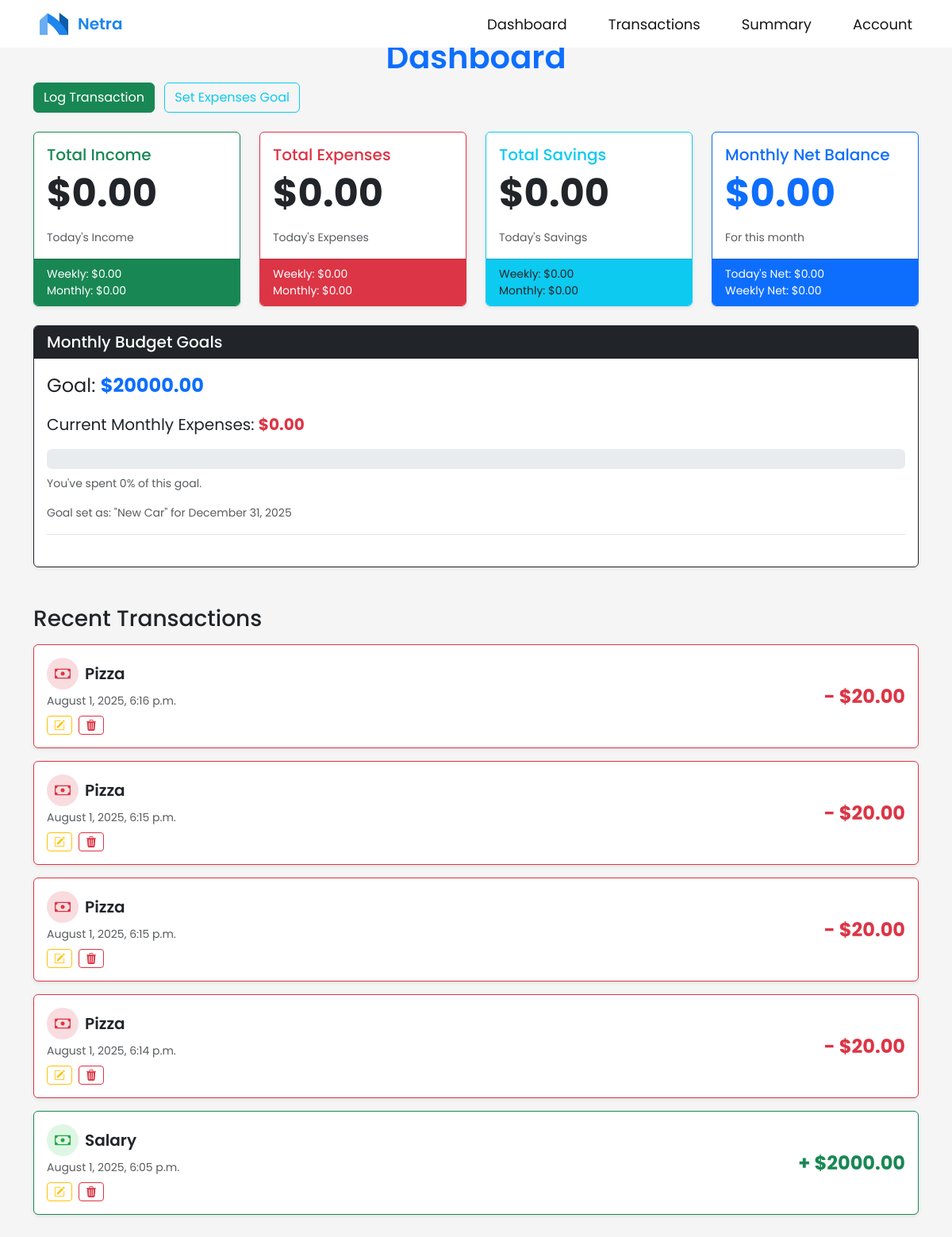
Page /app/dashboard/ (signed in) on the committed database.
### core/models.py (models this page shows, shortened)
class BudgetGoal(models.Model):
    title = models.CharField(max_length=50, null=True, blank=True)
    value = models.FloatField(null=False,  blank=False)
    created_at = models.DateTimeField(auto_now_add=True)
    date = models.DateField()
    user = models.ForeignKey(User, on_delete=models.CASCADE, null=True)

class Transaction(models.Model):
    user = models.ForeignKey(User, on_delete=models.CASCADE, null=True)
    TRANSACTION_TYPES = [
        ('income', 'Income'),
        ('expense', 'Expense'),
        ('saving', 'Saving')
    ]
    type = models.CharField(
        max_length=7,
        choices=TRANSACTION_TYPES,
        default='income'
    )
    value = models.DecimalField(
        max_digits=10,
        decimal_places=2,
        null=True,
        blank=True,
        verbose_name='value'
    )
    date = models.DateField(null=True, blank=True, auto_now_add=True)
    date_time = models.DateTimeField(null=True, blank=True, auto_now_add=True)
    title = models.CharField(null=True, blank=True, max_length=50)
    description = models.TextField(null=True, blank=True, max_length=300)

### core/views.py (the view)
# urls.py: path('app/dashboard/', views.dashboard, name='dashboard'),
@login_required
def dashboard(request):
    user = request.user
    today = timezone.localdate()
    day_start_date = today
    day_end_date = today
    week_start_date = today - datetime.timedelta(days=6)
    week_end_date = today
    month_start_date = today.replace(day=1)
    if today.month == 12:
        month_end_date = today.replace(year=today.year + 1, month=1, day=1) - datetime.timedelta(days=1)
    else:
        month_end_date = today.replace(month=today.month + 1, day=1) - datetime.timedelta(days=1)
    summary_today = get_user_financial_summary(user, start_date=day_start_date, end_date=day_end_date)
    summary_week = get_user_financial_summary(user, start_date=week_start_date, end_date=week_end_date)
    summary_month = get_user_financial_summary(user, start_date=month_start_date, end_date=month_end_date)
    goals = models.BudgetGoal.objects.filter(
        date__year=today.year,
        date__month=today.month
    ).order_by('-date')
    for goal in goals:
        if goal.value and goal.value > 0:
            total_expenses = summary_month['total_expenses']
            goal_value = goal.value
            if not isinstance(total_expenses, Decimal):
                total_expenses = Decimal(str(total_expenses))
            if not isinstance(goal_value, Decimal):
                goal_value = Decimal(str(goal_value))
            progress = (total_expenses / goal_value) * Decimal('100')
            goal.progress_to_goal = min(max(progress, Decimal('0')), Decimal('100'))
        else:
            goal.progress_to_goal = None
    context = {
        'transactions': models.Transaction.objects.filter(user=user).order_by('-date_time'),
        'summary_today': summary_today,
        'summary_week': summary_week,
        'summary_month': summary_month,
        'goals': goals,
        'month_start_date': month_start_date,
    }
    return render(request, 'app/dashboard.html', context)

### core/templates/app/dashboard.html (shortened to what this page needs)
{% load static %}
{% include "components/navbar.html" %}
{% load widget_tweaks %}
<!DOCTYPE html>
<html lang="en">
<head>
    <link
        href="https://cdn.jsdelivr.net/npm/bootstrap@5.3.2/dist/css/bootstrap.min.css"
        rel="stylesheet"
    />
    <link
        rel="stylesheet"
        href="https://cdn.jsdelivr.net/npm/bootstrap-icons@1.13.1/font/bootstrap-icons.min.css"
    />
    <link rel="stylesheet" href="{% static 'styles/fonts.css' %}"/>
    <link rel="stylesheet" href="{% static 'styles/dashboard.css' %}"/>
    <link rel="stylesheet" href="{% static 'styles/navbar.css' %}">
</head>
<body>
    <div class="container py-5">
        <h1 class="text-center fw-semibold text-primary user-select-none">Dashboard</h1>
        <div class="mb-4">
            <a href="{% url 'log_transaction' %}" class="btn btn-success">Log Transaction</a>
            <a href="{% url 'set_goal' %}" class="btn btn-outline-info ms-2">Set Expenses Goal</a>
        </div>
        <div class="row g-4 mb-5">
            <div class="col-md-6 col-lg-3">
                <div class="card h-100 border-success shadow-sm">
                    <div class="card-body">
                        <h5 class="card-title text-success">Total Income</h5>
                        <p class="card-text display-5 fw-bold">${{ summary_today.total_income|floatformat:2 }}</p>
                        <small class="text-muted">Today's Income</small>
                    </div>
                    <div class="card-footer bg-success text-white">
                        <small>Weekly: ${{ summary_week.total_income|floatformat:2 }}</small><br />
                        <small>Monthly: ${{ summary_month.total_income|floatformat:2 }}</small>
                    </div>
                </div>
            </div>
            <div class="col-md-6 col-lg-3">
                <div class="card h-100 border-danger shadow-sm">
                    <div class="card-body">
                        <h5 class="card-title text-danger">Total Expenses</h5>
                        <p class="card-text display-5 fw-bold">${{ summary_today.total_expenses|floatformat:2 }}</p>
                        <small class="text-muted">Today's Expenses</small>
                    </div>
                    <div class="card-footer bg-danger text-white">
                        <small>Weekly: ${{ summary_week.total_expenses|floatformat:2 }}</small><br />
                        <small>Monthly: ${{ summary_month.total_expenses|floatformat:2 }}</small>
                    </div>
                </div>
            </div>
            <div class="col-md-6 col-lg-3">
                <div class="card h-100 border-info shadow-sm">
                    <div class="card-body">
                        <h5 class="card-title text-info">Total Savings</h5>
                        <p class="card-text display-5 fw-bold">${{ summary_today.total_savings|floatformat:2 }}</p>
                        <small class="text-muted">Today's Savings</small>
                    </div>
                    <div class="card-footer bg-info text-dark">
                        <small>Weekly: ${{ summary_week.total_savings|floatformat:2 }}</small><br />
                        <small>Monthly: ${{ summary_month.total_savings|floatformat:2 }}</small>
                    </div>
                </div>
            </div>
            <div class="col-md-6 col-lg-3">
                <div
                    class="card h-100 {% if summary_month.net_balance >= 0 %}border-primary{% else %}border-warning{% endif %} shadow-sm"
                >
                    <div class="card-body">
                        <h5 class="card-title text-primary">Monthly Net Balance</h5>
                        <p
                            class="card-text display-5 fw-bold
                            {% if summary_month.net_balance >= 0 %}text-primary{% else %}text-warning{% endif %}"
                        >
                            ${{ summary_month.net_balance|floatformat:2 }}
                        </p>
                        <small class="text-muted">For this month</small>
                    </div>
                    <div class="card-footer bg-primary text-white">
                        <small>Today's Net: ${{ summary_today.net_balance|floatformat:2 }}</small><br />
                        <small>Weekly Net: ${{ summary_week.net_balance|floatformat:2 }}</small>
                    </div>
                </div>
            </div>
            <div class="col-12 mt-4">
                <div class="card border-dark shadow-sm">
                    <div class="card-header bg-dark text-white d-flex justify-content-between align-items-center">
                        <h5 class="mb-0">Monthly Budget Goals</h5>
                        <small class="text-muted">Goals for {{ month_start_date|date:"F Y" }}</small>
                    </div>
                    <div class="card-body">
                        {% if goals %}
                            {% for budget_goal in goals %}
                                <div class="mb-4 pb-3 border-bottom">
                                    <p class="card-text fs-4">
                                        Goal:
                                        <strong class="text-primary">${{ budget_goal.value|floatformat:2 }}</strong>
                                    </p>
                                    <p class="card-text fs-5">
                                        Current Monthly Expenses:
                                        <strong class="text-danger">${{ summary_month.total_expenses|floatformat:2 }}</strong>
                                    </p>
                                    {% if budget_goal.progress_to_goal is not None %}
                                        <div class="progress mt-3" style="height: 25px;">
                                        </div>
                                        <small class="text-muted mt-2 d-block">
                                            {% if budget_goal.progress_to_goal < 100 %}
                                                You've spent {{ budget_goal.progress_to_goal|floatformat:0 }}% of this goal.
                                            {% else %}
                                                You have exceeded this budget goal!
                                            {% endif %}
                                        </small>
                                    {% else %}
                                        <p class="text-muted">Progress calculation not available (goal value is zero).</p>
                                    {% endif %}
                                    <small class="text-muted mt-3 d-block">
                                        Goal set as: "{{ budget_goal.title }}" for {{ budget_goal.date|date:"F j, Y" }}
                                    </small>
                                </div>
                            {% endfor %}
                        {% else %}
                            <p class="card-text text-muted">No budget goals set for this month.</p>
                            <a href="{% url 'set_goal' %}" class="btn btn-sm btn-outline-dark mt-2">Set a Monthly Goal</a>
                        {% endif %}
                    </div>
                </div>
            </div>
        </div>
        <h3 class="mb-3">Recent Transactions</h3>
        <div class="row row-cols-1 g-3">
            {% for transaction in transactions|slice:":10" %}
                <div class="col">
                    <div
                        class="card p-3 user-select-none h-100
                        {% if transaction.type == "expense" %}border-danger
                        {% elif transaction.type == "income" %}border-success
                        {% elif transaction.type == "saving" %}border-info
                        {% endif %} shadow-sm"
                    >
                        <div class="d-flex justify-content-between align-items-center">
                            <div>
                                <div class="d-flex gap-2 align-items-center">
                                    {% if transaction.type == 'income' %}
                                        <div class="tb-badge badge-green">
                                            <i class="bi bi-cash"></i>
                                        </div>
                                    {% elif transaction.type == 'expense' %}
                                        <div class="tb-badge badge-red">
                                            <i class="bi bi-cash"></i>
                                        </div>
                                    {% else %}
                                        <div class="tb-badge badge-blue">
                                            <i class="bi bi-piggy-bank"></i>
                                        </div>
                                    {% endif %}
                                    <h5 class="fw-semibold mb-0">{{ transaction.title }}</h5>
                                </div>
                                <small class="text-muted d-block mt-1">
                                    {{ transaction.date_time|date:"F j, Y, P" }}
                                </small>
                                <div class="d-flex gap-2">
                                    <a href="{% url 'edit_transaction' transaction.pk %}" class="btn btn-sm btn-outline-warning mt-2"><i class="bi bi-pencil-square"></i></a>
                                    <a href="{% url 'delete_transaction' transaction.pk %}" class="btn btn-sm btn-outline-danger mt-2"><i class="bi bi-trash3-fill"></i></a>
                                </div>
                            </div>
                            <p
                                class="fs-4 fw-bold mb-0
                                {% if transaction.type == "expense" %}text-danger
                                {% elif transaction.type == "income" %}text-success
                                {% elif transaction.type == "saving" %}text-info
                                {% endif %}"
                            >
                                {% if transaction.type == "income" %}+{% endif %}
                                {% if transaction.type == "expense" %}- {% endif %}${{ transaction.value|floatformat:2 }}
                            </p>
                        </div>
                    </div>
                </div>
            {% endfor %}
        </div>
    </div>
</body>
</html>

### static/styles/dashboard.css (style rules this page uses)
.tb-badge { aspect-ratio: 1/1; width: 40px; display: flex; align-items: center; justify-content: center; border-radius: 50%; font-size: 20px; }
.badge-green { color: #28a745; background-color: #def7e4; }
.badge-red { color:#dc3545; background-color: #f9dcdf; }

### static/styles/navbar.css (style rules this page uses)
* { margin: 0; padding: 0; box-sizing: border-box; font-family: 'Poppins', sans-serif; }
body { background-color: #f5f5f5; }

### rows in the picture
BudgetGoal: value "20000.00", total_expenses "0.00", progress_to_goal "0", title "New Car", date "December 31, 2025"
Transaction: type "expense" (drawn)
Transaction: type "expense" (drawn)
Transaction: type "expense" (drawn)
Transaction: type "expense" (drawn)
Transaction: type "income" (drawn)

### other values in the picture
{{ summary_today.total_income|floatformat:2 }} "0.00"
{{ summary_week.total_income|floatformat:2 }} "0.00"
{{ summary_month.total_income|floatformat:2 }} "0.00"
{{ summary_today.total_expenses|floatformat:2 }} "0.00"
{{ summary_week.total_expenses|floatformat:2 }} "0.00"
{{ summary_month.total_expenses|floatformat:2 }} "0.00"
{{ summary_today.total_savings|floatformat:2 }} "0.00"
{{ summary_week.total_savings|floatformat:2 }} "0.00"
{{ summary_month.total_savings|floatformat:2 }} "0.00"
{{ summary_month.net_balance|floatformat:2 }} "0.00"
{{ summary_today.net_balance|floatformat:2 }} "0.00"
{{ summary_week.net_balance|floatformat:2 }} "0.00"
